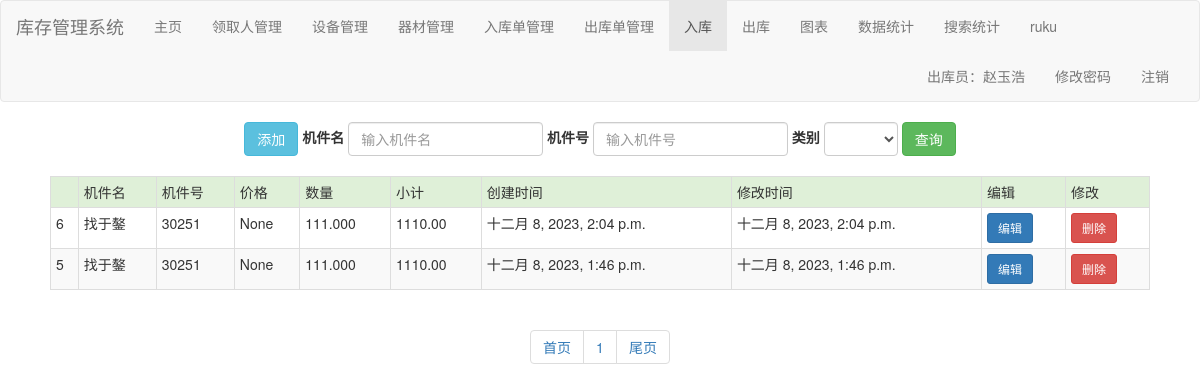
The app's page /inbound/ (signed in) with its own data.
### common/models.py (models this page shows, shortened)
class Inbound(models.Model):
    code = models.CharField(max_length=32, verbose_name='入库单号')
    user = models.ForeignKey(User, on_delete=models.CASCADE, verbose_name='用户')
    clothes = models.ForeignKey(Clothes, on_delete=models.CASCADE, verbose_name='产品信息')
    price = models.DecimalField(max_digits=10, decimal_places=3, blank=True, null=True, verbose_name='二次价格')
    amount = models.DecimalField(verbose_name='数量',max_digits=7,decimal_places=3)
    create_time = models.DateTimeField (auto_now_add=True, verbose_name='创建时间')
    modify_time = models.DateTimeField(auto_now=True, verbose_name='修改时间')
    class Meta:
        ordering = ['id']
        verbose_name = '入库单'
        verbose_name_plural = verbose_name

class Clothes(models.Model):
    lei_choices = (
        (1, "一类"),
        (2, "二类"),
        (3, "三类"),
    )
    lei = models.SmallIntegerField(verbose_name="类别", choices=lei_choices, default=1)
    name = models.CharField(max_length=32, verbose_name='机件名')
    sn = models.CharField(max_length=32,  verbose_name='机件号')
    price = models.DecimalField(max_digits=10, decimal_places=3, verbose_name='价格')
    danwei_choices = (
        (1, "台"),
        (2, "套"),
        (3, "件"),
        (4, "个"),
        (5, "盒"),
        (6, "箱"),
        (7, "斤"),
    )
    danwei = models.SmallIntegerField(verbose_name="单位",default=1, choices=danwei_choices)
    stock = models.DecimalField(verbose_name='库存',max_digits=7,decimal_places=2)
    stock_down = models.DecimalField(verbose_name='最低库存',max_digits=7,decimal_places=2)
    changjia = models.CharField(max_length=32,  default=1,verbose_name='厂家')
    image = models.ImageField(upload_to='clothes', verbose_name='图片')
    desc = models.CharField(max_length=200, verbose_name='描述')
    create_time = models.DateTimeField(auto_now_add=True, verbose_name='创建时间')
    modify_time = models.DateTimeField(auto_now=True, verbose_name='修改时间')
    class Meta:
        ordering = ['create_time']
        verbose_name = '产品信息'
        verbose_name_plural = verbose_name

### inbound/views.py (the view)
# urls.py: path('', views.list, name='index'),
def list(request):
    qs = Inbound.objects.all().order_by('-create_time')
    total_amount = Inbound.objects.aggregate(total=Sum('amount'))['total']
    total_price = 0  # 初始化总价为 0
    total_cheng = 0
    for inbound in qs:
        if inbound.price is not None:
            price = inbound.price
        else:
            price = inbound.clothes.price
        amount = inbound.amount
        product_price = price * amount
        total_price += product_price
        product_price = round(product_price, 2)
        inbound.product_price = product_price
        total_cheng += inbound.product_price
    paginator = Paginator(qs, 10)
    page = request.GET.get('page', '1')
    result = paginator.page(page)
    context = {
        'result': result,
        'total_price ': total_price,
        'total_amount': total_amount,
        'total_price': total_cheng,
    }
    return render(request, 'inbound/index.html', context)

### charts/templates/inbound/index.html (shortened to what this page needs)
{% extends 'base.html' %}
{% block content %}
    <div id="content" style="height: 600px">
        <div id="search" class="text-center">
            <form class="form-inline" action="{% url 'inbound:search' %} " method="get">
                <div class="form-group ">
                    <a class="btn btn-info" href="{% url 'inbound:add' %}">添加</a>
                </div>
                <div class="form-group">
                    <label for="code">机件名</label>
                    <input type="text" class="form-control" id="clothes_name" name="clothes_name" placeholder="输入机件名">
                </div>
                <div class="form-group">
                    <label for="customer_name">机件号</label>
                    <input type="text" class="form-control" id="clothes_sn" name="clothes_sn"
                           placeholder="输入机件号">
                </div>
                <div class="form-group">
                    <label for="lei">类别</label>
                    <select id="lei" name="lei" class="form-control">
                        <option style='display: none'></option>
                        <option value="1">一类</option>
                    </select>
                </div>
                <button type="submit" class="btn btn-success">查询</button>
            </form>
        </div>
        <br>
        <div id="table" align="center">
            {% if result %}
                <table class="table table-striped table-bordered table-hover  table-condensed" style="width: 1100px">
                <tr class="success">
                    <td></td>
                    <td>机件名</td>
                    <td>机件号</td>
                    <td>价格</td>
                    <td>数量</td>
                    <td>小计</td>
                    <td>创建时间</td>
                    <td>修改时间</td>
                    <td>编辑</td>
                    <td>修改</td>
                </tr>
                {% for foo in result %}
                    <tr>
                        <td>{{ foo.id }}</td>
                        <td>{{ foo.clothes.name }}</td>
                        <td>{{ foo.clothes.sn }}</td>
                        <td>{{ foo.price }}</td>
                        <td>{{ foo.amount }}</td>
                        <td>{{ foo.product_price}}</td>
                        <td>{{ foo.create_time }}</td>
                        <td>{{ foo.modify_time }}</td>
                        <td><a class="btn btn-primary btn-sm" href="{% url 'inbound:update' foo.id %}">编辑</a></td>
                        <td><a class="btn btn-danger btn-sm" href="{% url 'inbound:delete' foo.id %}">删除</a></td>
                    </tr>
                {% endfor %}
            {% else %}
                <p>没有任何入库单</p>
            {% endif %}
            </table>
        </div>
        <div class="text-center">
            <ul class="pagination">
                <li><a href="/inbound/?page=1" rel="external nofollow">首页</a></li>
                {% for num in result.paginator.page_range %}
                    <li><a href="/inbound/?page={{ num }}" rel="external nofollow">{{ num }}</a></li>
                {% endfor %}
                <li><a href="/inbound/?page={{ result.paginator.num_pages }}" rel="external nofollow">尾页</a></li>
            </ul>
        </div>
    </div>
{% endblock %}

### records on screen
Inbound: id "6", clothes.name "找于鏊", clothes.sn "30251", price "None", amount "111.000", product_price "1110.00", create_time "十二月 8, 2023, 2:04 p.m.", modify_time "十二月 8, 2023, 2:04 p.m."
Inbound: id "5", clothes.name "找于鏊", clothes.sn "30251", price "None", amount "111.000", product_price "1110.00", create_time "十二月 8, 2023, 1:46 p.m.", modify_time "十二月 8, 2023, 1:46 p.m."

### other values on screen
{{ request.session.user_role }} "出库员"
{{ request.session.user_name }} "赵玉浩"
{{ num }} "1"
